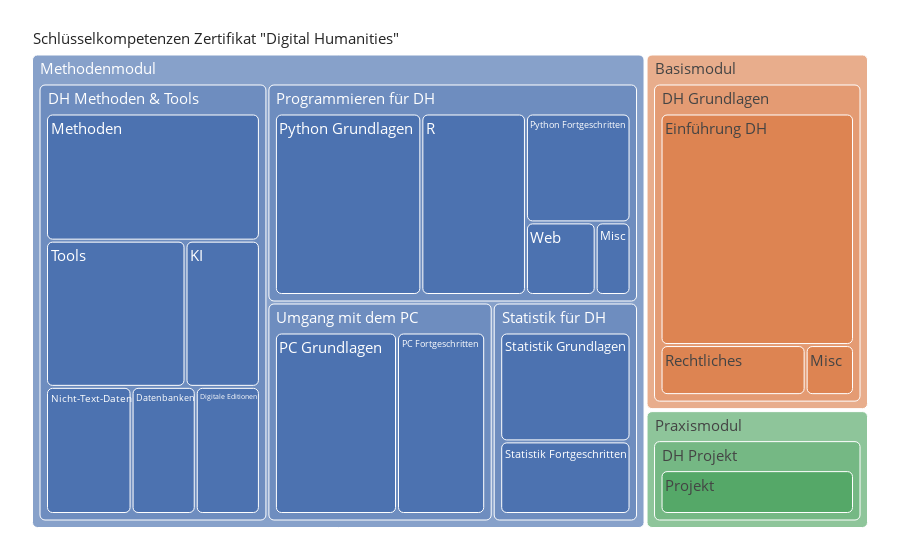

The cell this chart's notebook holds for it:
### Markdown cell above
# Mit Modulen ohne AS

### Code cell
import plotly.express as px

fig = px.treemap(df, path=[
    px.Constant('Schlüsselkompetenzen Zertifikat "Digital Humanities"'),
    'Modul',
    'Bereich',
    'Unterbereich',
    # 'AS'
    ],
    values='Prio_',
    # hover_data=['Zeitaufwand'],
    # marker_colors = RUB_colors
    # color='Zertifikatsbereich'
)
fig.update_traces(marker=dict(cornerradius=5))
fig.update_layout(margin=dict(t=25, l=25, r=25, b=25))
fig.update_traces(hovertemplate='%{label}')
fig.update_layout(
    template='seaborn',
    font=dict(
        # family="Courier New, monospace",
        size=15,  # Set the font size here
        # color="RebeccaPurple"
    )
)
fig.show()
fig.write_html("UB_3Module.html",  include_plotlyjs='cdn')

### Figure 1 — Plotly figure (JSON) as saved in the notebook; plotly's stock layout.template omitted (floating-point values rounded to 4 significant figures)
{"data": [{"branchvalues": "total", "domain": {"x": [0, 1], "y": [0, 1]}, "hovertemplate": "%{label}", "ids": ["Schlüsselkompetenzen Zertifikat \"Digital Humanities\"/Methodenmodul/DH Methoden & Tools/Datenbanken", "Schlüsselkompetenzen Zertifikat \"Digital Humanities\"/Methodenmodul/DH Methoden & Tools/Digitale Editionen", "Schlüsselkompetenzen Zertifikat \"Digital Humanities\"/Basismodul/DH Grundlagen/Einführung DH", "Schlüsselkompetenzen Zertifikat \"Digital Humanities\"/Methodenmodul/DH Methoden & Tools/KI", "Schlüsselkompetenzen Zertifikat \"Digital Humanities\"/Methodenmodul/DH Methoden & Tools/Methoden", "Schlüsselkompetenzen Zertifikat \"Digital Humanities\"/Basismodul/DH Grundlagen/Misc", "Schlüsselkompetenzen Zertifikat \"Digital Humanities\"/Methodenmodul/Programmieren für DH/Misc", "Schlüsselkompetenzen Zertifikat \"Digital Humanities\"/Methodenmodul/DH Methoden & Tools/Nicht-Text-Daten", "Schlüsselkompetenzen Zertifikat \"Digital Humanities\"/Methodenmodul/Umgang mit dem PC/PC Fortgeschritten", "Schlüsselkompetenzen Zertifikat \"Digital Humanities\"/Methodenmodul/Umgang mit dem PC/PC Grundlagen", "Schlüsselkompetenzen Zertifikat \"Digital Humanities\"/Praxismodul/DH Projekt/Projekt", "Schlüsselkompetenzen Zertifikat \"Digital Humanities\"/Methodenmodul/Programmieren für DH/Python Fortgeschritten", "Schlüsselkompetenzen Zertifikat \"Digital Humanities\"/Methodenmodul/Programmieren für DH/Python Grundlagen", "Schlüsselkompetenzen Zertifikat \"Digital Humanities\"/Methodenmodul/Programmieren für DH/R", "Schlüsselkompetenzen Zertifikat \"Digital Humanities\"/Basismodul/DH Grundlagen/Rechtliches", "Schlüsselkompetenzen Zertifikat \"Digital Humanities\"/Methodenmodul/Statistik für DH/Statistik Fortgeschritten", "Schlüsselkompetenzen Zertifikat \"Digital Humanities\"/Methodenmodul/Statistik für DH/Statistik Grundlagen", "Schlüsselkompetenzen Zertifikat \"Digital Humanities\"/Methodenmodul/DH Methoden & Tools/Tools", "Schlüsselkompetenzen Zertifikat \"Digital Humanities\"/Methodenmodul/Programmieren für DH/Web", "Schlüsselkompetenzen Zertifikat \"Digital Humanities\"/Basismodul/DH Grundlagen", "Schlüsselkompetenzen Zertifikat \"Digital Humanities\"/Methodenmodul/DH Methoden & Tools", "Schlüsselkompetenzen Zertifikat \"Digital Humanities\"/Praxismodul/DH Projekt", "Schlüsselkompetenzen Zertifikat \"Digital Humanities\"/Methodenmodul/Programmieren für DH", "Schlüsselkompetenzen Zertifikat \"Digital Humanities\"/Methodenmodul/Statistik für DH", "Schlüsselkompetenzen Zertifikat \"Digital Humanities\"/Methodenmodul/Umgang mit dem PC", "Schlüsselkompetenzen Zertifikat \"Digital Humanities\"/Basismodul", "Schlüsselkompetenzen Zertifikat \"Digital Humanities\"/Methodenmodul", "Schlüsselkompetenzen Zertifikat \"Digital Humanities\"/Praxismodul", "Schlüsselkompetenzen Zertifikat \"Digital Humanities\""], "labels": ["Datenbanken", "Digitale Editionen", "Einführung DH", "KI", "Methoden", "Misc", "Misc", "Nicht-Text-Daten", "PC Fortgeschritten", "PC Grundlagen", "Projekt", "Python Fortgeschritten", "Python Grundlagen", "R", "Rechtliches", "Statistik Fortgeschritten", "Statistik Grundlagen", "Tools", "Web", "DH Grundlagen", "DH Methoden & Tools", "DH Projekt", "Programmieren für DH", "Statistik für DH", "Umgang mit dem PC", "Basismodul", "Methodenmodul", "Praxismodul", "Schlüsselkompetenzen Zertifikat \"Digital Humanities\""], "marker": {"cornerradius": 5}, "name": "", "parents": ["Schlüsselkompetenzen Zertifikat \"Digital Humanities\"/Methodenmodul/DH Methoden & Tools", "Schlüsselkompetenzen Zertifikat \"Digital Humanities\"/Methodenmodul/DH Methoden & Tools", "Schlüsselkompetenzen Zertifikat \"Digital Humanities\"/Basismodul/DH Grundlagen", "Schlüsselkompetenzen Zertifikat \"Digital Humanities\"/Methodenmodul/DH Methoden & Tools", "Schlüsselkompetenzen Zertifikat \"Digital Humanities\"/Methodenmodul/DH Methoden & Tools", "Schlüsselkompetenzen Zertifikat \"Digital Humanities\"/Basismodul/DH Grundlagen", "Schlüsselkompetenzen Zertifikat \"Digital Humanities\"/Methodenmodul/Programmieren für DH", "Schlüsselkompetenzen Zertifikat \"Digital Humanities\"/Methodenmodul/DH Methoden & Tools", "Schlüsselkompetenzen Zertifikat \"Digital Humanities\"/Methodenmodul/Umgang mit dem PC", "Schlüsselkompetenzen Zertifikat \"Digital Humanities\"/Methodenmodul/Umgang mit dem PC", "Schlüsselkompetenzen Zertifikat \"Digital Humanities\"/Praxismodul/DH Projekt", "Schlüsselkompetenzen Zertifikat \"Digital Humanities\"/Methodenmodul/Programmieren für DH", "Schlüsselkompetenzen Zertifikat \"Digital Humanities\"/Methodenmodul/Programmieren für DH", "Schlüsselkompetenzen Zertifikat \"Digital Humanities\"/Methodenmodul/Programmieren für DH", "Schlüsselkompetenzen Zertifikat \"Digital Humanities\"/Basismodul/DH Grundlagen", "Schlüsselkompetenzen Zertifikat \"Digital Humanities\"/Methodenmodul/Statistik für DH", "Schlüsselkompetenzen Zertifikat \"Digital Humanities\"/Methodenmodul/Statistik für DH", "Schlüsselkompetenzen Zertifikat \"Digital Humanities\"/Methodenmodul/DH Methoden & Tools", "Schlüsselkompetenzen Zertifikat \"Digital Humanities\"/Methodenmodul/Programmieren für DH", "Schlüsselkompetenzen Zertifikat \"Digital Humanities\"/Basismodul", "Schlüsselkompetenzen Zertifikat \"Digital Humanities\"/Methodenmodul", "Schlüsselkompetenzen Zertifikat \"Digital Humanities\"/Praxismodul", "Schlüsselkompetenzen Zertifikat \"Digital Humanities\"/Methodenmodul", "Schlüsselkompetenzen Zertifikat \"Digital Humanities\"/Methodenmodul", "Schlüsselkompetenzen Zertifikat \"Digital Humanities\"/Methodenmodul", "Schlüsselkompetenzen Zertifikat \"Digital Humanities\"", "Schlüsselkompetenzen Zertifikat \"Digital Humanities\"", "Schlüsselkompetenzen Zertifikat \"Digital Humanities\"", ""], "type": "treemap", "values": [6, 6, 37, 8, 20, 2, 2, 8, 13, 18, 15, 9, 21, 15, 6, 8, 12, 15, 4, 45, 63, 15, 51, 20, 31, 45, 165, 15, 225]}], "layout": {"font": {"size": 15}, "legend": {"tracegroupgap": 0}, "margin": {"b": 25, "l": 25, "r": 25, "t": 25}}}
